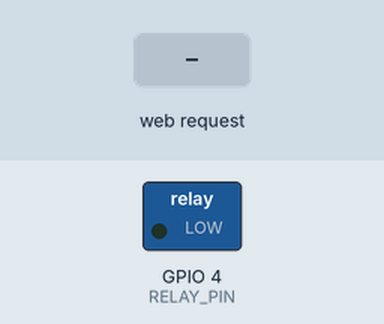
The sketch below on a simulated ESP32. Parts: switched loads named in the sketch (green lamp = pin HIGH). The inputs (shaded band) are chosen by the test bench. WiFi joins after 1.5 s; servers stay silent unless stated; what the sketch prints to the serial monitor is not drawn.

Above: at 2.8 s.
2.9 s: HTTP request GET /open received
At 3.9 s:
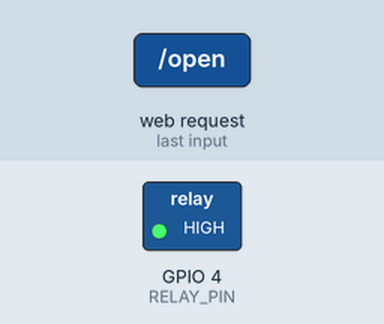
4.4 s: HTTP request GET /pulse received
At 5.9 s:
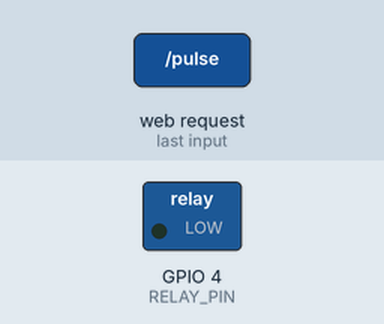
6.9 s: HTTP request GET /toggle received
At 8.2 s:
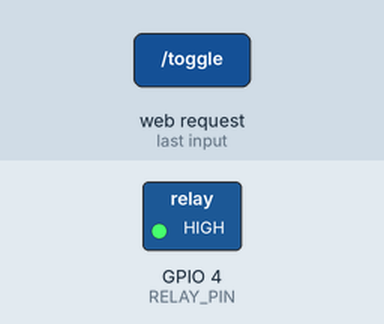
Timing chart, 0 to 38.4 s (numbered marks = the images above; inputs shaded):
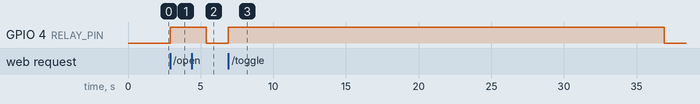

The sketch:

esp32_lockbox.ino
```cpp
/*
 * Porch Lockbox — ESP32 firmware
 *
 * Serves the HTTP interface the vision client expects:
 *   GET /pulse   -> energize relay for 1 s (bolt retracts), then release (spring re-locks)
 *   GET /toggle  -> manual unlock/lock; auto-relocks after 30 s as a safety net
 *   GET /status  -> JSON state (for the future app)
 *   GET /        -> phone-friendly page with Unlock buttons
 *
 * Also advertises itself as http://lockbox.local/ (mDNS) so you never
 * have to hunt for its IP address.
 *
 * Wi-Fi credentials live in credentials.h (gitignored) - copy
 * credentials.example.h to credentials.h and fill it in.
 */
#include "credentials.h"

const int   RELAY_PIN     = 4;    // the GPIO your relay's IN wire is on

// This board is a High/Low Level Trigger module with a selection jumper.
// The jumper is on H (high trigger), so the firmware must be active-HIGH: false.
// RULE: this constant and the yellow jumper must agree - if you ever move the
// jumper to L, flip this to true. Verify after any change: at idle only the
// green PWR LED is lit and the solenoid is cold.
const bool RELAY_ACTIVE_LOW = false;

const unsigned long PULSE_MS       = 1000;   // /pulse: bolt retraction time
const unsigned long OPEN_HOLD_MS   = 13000;  // /open: delivery window - bolt held
                                             // open while the courier loads the box
                                             // (must match BOX_OPEN_SECONDS in
                                             // lockbox_config.py)
const unsigned long TOGGLE_RELOCK_MS = 30000; // /toggle: safety auto-relock

// SOLENOID THERMAL PROTECTION: lock solenoids are pulse-duty parts and overheat
// if held on. No matter what state or bug occurs, the coil is force-released
// after this much continuous on-time.
const unsigned long MAX_COIL_ON_MS = 30000;

#include <WiFi.h>
#include <WebServer.h>
#include <ESPmDNS.h>

WebServer server(80);
bool unlocked = false;                 // current /toggle state
unsigned long relockAt = 0;            // when to auto-relock (0 = no timer)
unsigned long coilOnSince = 0;         // 0 = coil released

void relay(bool on) {
  digitalWrite(RELAY_PIN, (on ^ !RELAY_ACTIVE_LOW) ? LOW : HIGH);
  coilOnSince = on ? millis() : 0;
}

void handlePulse() {
  relay(true);
  delay(PULSE_MS);
  relay(false);
  unlocked = false;
  relockAt = 0;
  server.send(200, "text/plain", "pulsed");
  Serial.println("[pulse] bolt retracted 1s, re-locked");
}

void handleOpen() {
  unlocked = true;
  relay(true);
  relockAt = millis() + OPEN_HOLD_MS;
  server.send(200, "text/plain", "open (auto-lock in 13s)");
  Serial.println("[open] delivery window: bolt held 13s");
}

void handleToggle() {
  unlocked = !unlocked;
  relay(unlocked);
  relockAt = unlocked ? millis() + TOGGLE_RELOCK_MS : 0;
  server.send(200, "text/plain", unlocked ? "unlocked (auto-relock in 30s)" : "locked");
  Serial.println(unlocked ? "[toggle] UNLOCKED, 30s timer" : "[toggle] LOCKED");
}

void handleStatus() {
  String json = "{\"unlocked\":";
  json += unlocked ? "true" : "false";
  json += ",\"auto_relock_ms\":";
  json += (relockAt > millis()) ? String(relockAt - millis()) : "0";
  json += "}";
  server.send(200, "application/json", json);
}

void handleRoot() {
  server.send(200, "text/html",
    "<!doctype html><meta name=viewport content='width=device-width,initial-scale=1'>"
    "<style>body{font-family:sans-serif;text-align:center;padding-top:3em}"
    "a{display:block;margin:1em auto;padding:1.2em;max-width:280px;border-radius:12px;"
    "background:#223;color:#fff;text-decoration:none;font-size:1.2em}</style>"
    "<h2>Porch Lockbox</h2>"
    "<a href='/open'>Open for delivery (13s)</a>"
    "<a href='/pulse'>Pulse (1s unlock)</a>"
    "<a href='/toggle'>Toggle (30s auto-relock)</a>"
    "<a href='/status'>Status</a>");
}

void setup() {
  Serial.begin(115200);
  pinMode(RELAY_PIN, OUTPUT);
  relay(false);  // locked (fail-secure): relay released at boot

  WiFi.mode(WIFI_STA);
  WiFi.begin(WIFI_SSID, WIFI_PASSWORD);
  Serial.print("Connecting to WiFi");
  while (WiFi.status() != WL_CONNECTED) {
    delay(400);
    Serial.print(".");
  }
  Serial.println();
  Serial.print("Connected. IP address: ");
  Serial.println(WiFi.localIP());   // <-- put this in the vision client's .env

  if (MDNS.begin("lockbox")) {
    Serial.println("mDNS ready: http://lockbox.local/");
  }

  server.on("/", handleRoot);
  server.on("/open", handleOpen);
  server.on("/pulse", handlePulse);
  server.on("/toggle", handleToggle);
  server.on("/status", handleStatus);
  server.begin();
  Serial.println("HTTP server started");
}

void loop() {
  server.handleClient();
  if (relockAt != 0 && millis() > relockAt) {   // /toggle safety timer
    unlocked = false;
    relay(false);
    relockAt = 0;
    Serial.println("[auto] 30s elapsed, re-locked");
  }
  // thermal watchdog: never allow continuous coil current beyond the cap
  if (coilOnSince != 0 && millis() - coilOnSince > MAX_COIL_ON_MS) {
    unlocked = false;
    relay(false);
    relockAt = 0;
    Serial.println("[SAFETY] coil on too long - forced release to protect the solenoid");
  }
}
```

credentials.example.h
```cpp
// Copy this file to credentials.h and fill in your Wi-Fi details.
// credentials.h is gitignored so your password never reaches the repo.
const char* WIFI_SSID     = "YOUR-WIFI-NAME";
const char* WIFI_PASSWORD = "YOUR-WIFI-PASSWORD";
```

Measured:
- after the input at 2.9 s, GPIO 4 (RELAY_PIN): LOW → HIGH at once
- after the input at 4.4 s, GPIO 4 (RELAY_PIN): HIGH → LOW after 1.0 s
- after the input at 6.9 s, GPIO 4 (RELAY_PIN): LOW → HIGH at once, → LOW 30.0 s later
